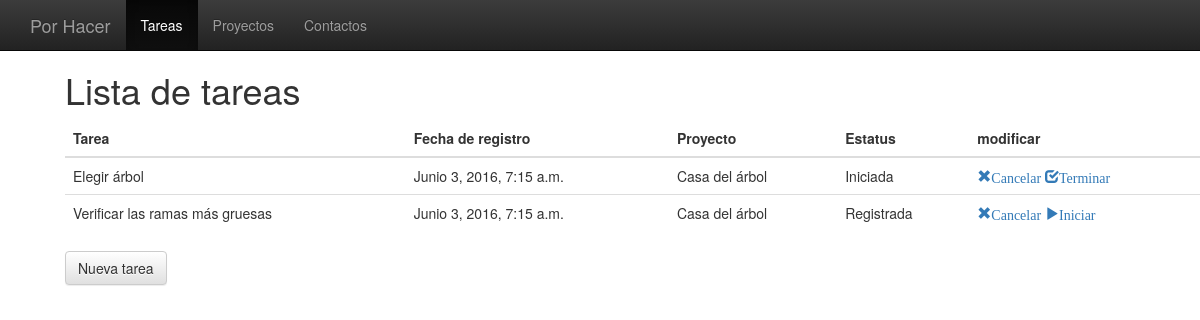
Before: / with the older database file.
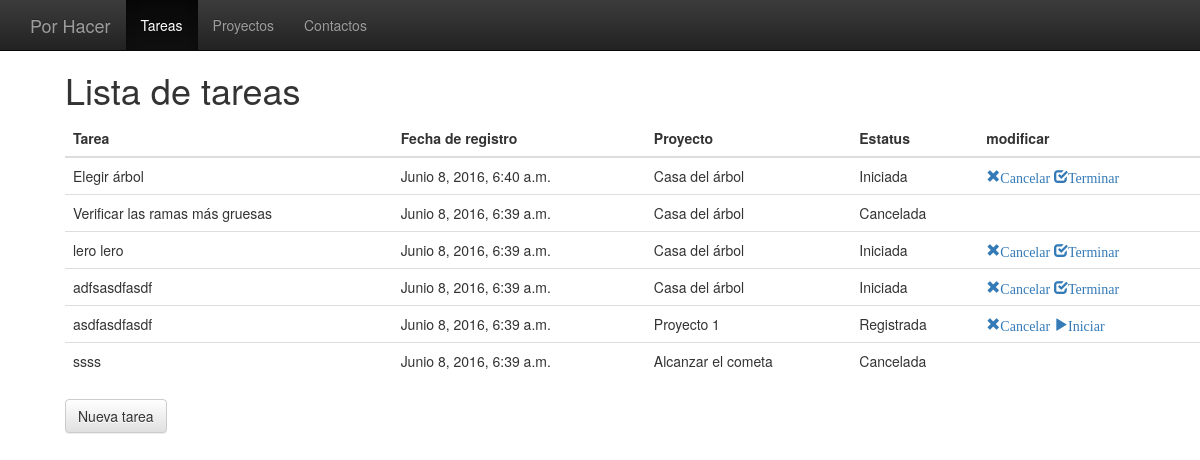
After: the same page with the newer database file.
### porhacer/models.py (models this page shows, shortened)
class Tarea(models.Model):
    proyecto = models.ForeignKey(Proyecto,on_delete=models.CASCADE)
    estatus = models.ForeignKey(Estatus)
    nombre = models.CharField(max_length=200)
    descripcion = models.TextField(max_length=1500)
    fechainicio = models.DateTimeField(null=True, blank=True)
    fechafin = models.DateTimeField(null=True, blank=True)
    fecharegistro = models.DateTimeField(null=False)
    fechalimite = models.DateTimeField(null=True, blank=True)

class Proyecto(models.Model):
    nombre = models.CharField(max_length=200)
    descripcion = models.TextField(max_length=1500)
    activo = models.BooleanField(default=True)

class Estatus(models.Model):
    nombre = models.CharField(max_length=200)

### porhacer/views.py (the view)
# urls.py: url(r'^$', views.index, name="index"),
def index(request):
    listatareas = Tarea.objects.all()
    context = {'listatareas': listatareas,}
    return render (request, 'tareas/listatareas.html', context)

### porhacer/templates/tareas/listatareas.html (shortened to what this page needs)
<!DOCTYPE html>
<html lang="en">
  <head>
	<link rel="stylesheet" href="https://maxcdn.bootstrapcdn.com/bootstrap/3.3.6/css/bootstrap.min.css">
	<link rel="stylesheet" href="https://maxcdn.bootstrapcdn.com/bootstrap/3.3.6/css/bootstrap-theme.min.css">
  </head>
  <body style="padding:50px;">
    <nav class="navbar navbar-inverse navbar-fixed-top">
      <div class="container">
        <div class="navbar-header">
          <a class="navbar-brand" href="{% url 'index' %}">Por Hacer</a>
        </div>
        <div id="navbar" class="collapse navbar-collapse">
          <ul class="nav navbar-nav">
            <li class="active"><a href="#">Tareas</a></li>
            <li><a href="{% url 'listaproy' %}">Proyectos</a></li>
            <li><a href="{% url 'contactos' %}" >Contactos</a></li>
          </ul>
        </div>
      </div>
    </nav>
    <div class="container">
    <h1>Lista de tareas</h1>
    {% if listatareas %}
      <table class="table">
        <thead>
          <tr>
            <th>Tarea</th>
            <th>Fecha de registro</th>
            <th>Proyecto</th>
            <th>Estatus</th>
            <th>modificar</th>
          </tr>
        </thead>
        <tbody>
        {% for tarea in listatareas %}
          <tr>
            <td>{{ tarea.nombre }}</td>
            <td>{{ tarea.fecharegistro  }}</td>
            <td>{{ tarea.proyecto.nombre }}</td>
            <td>{{ tarea.estatus.nombre }}</td>
            <td>
              {% if tarea.estatus.id == 1  %}
                  <a href="{% url 'cancelat' tarea.id %}" ><span class="glyphicon glyphicon-remove">Cancelar</a>
                  <a href="{% url 'iniciat' tarea.id %}" ><span class="glyphicon glyphicon-play">Iniciar</a>
              {% elif tarea.estatus.id == 2 %}
                  <a href="{% url 'cancelat' tarea.id %}" ><span class="glyphicon glyphicon-remove">Cancelar</a>
                  <a href="{% url 'terminat' tarea.id %}" ><span class="glyphicon glyphicon-check">Terminar</a>
              {% endif %}
            </td>
          </tr>
        {% endfor %}
        </tbody>
      </table>
    {% else %}
      <p>No hay tareas registradas</p>
    {% endif %}
    <a href="{% url 'nuevatarea' %}" ><div class="btn btn-default" id="machacable" >Nueva tarea</div> </a>
    </div>
  </body>
</html>

Changed rows visible on the page:
changed Tarea "Elegir árbol": fecharegistro "Junio 3, 2016, 7:15 a.m." → "Junio 8, 2016, 6:40 a.m."
changed Tarea "Verificar las ramas más gruesas": fecharegistro "Junio 3, 2016, 7:15 a.m." → "Junio 8, 2016, 6:39 a.m."; estatus.nombre "Registrada" → "Cancelada"; no longer shows "Cancelar Iniciar"
added Tarea: nombre "lero lero", fecharegistro "Junio 8, 2016, 6:39 a.m.", proyecto.nombre "Casa del árbol", estatus.nombre "Iniciada", shows "Cancelar"
added Tarea: nombre "adfsasdfasdf", fecharegistro "Junio 8, 2016, 6:39 a.m.", proyecto.nombre "Casa del árbol", estatus.nombre "Iniciada", shows "Cancelar"
added Tarea: nombre "asdfasdfasdf", fecharegistro "Junio 8, 2016, 6:39 a.m.", proyecto.nombre "Proyecto 1", estatus.nombre "Registrada", shows "Cancelar"
added Tarea: nombre "ssss", fecharegistro "Junio 8, 2016, 6:39 a.m.", proyecto.nombre "Alcanzar el cometa", estatus.nombre "Cancelada"
